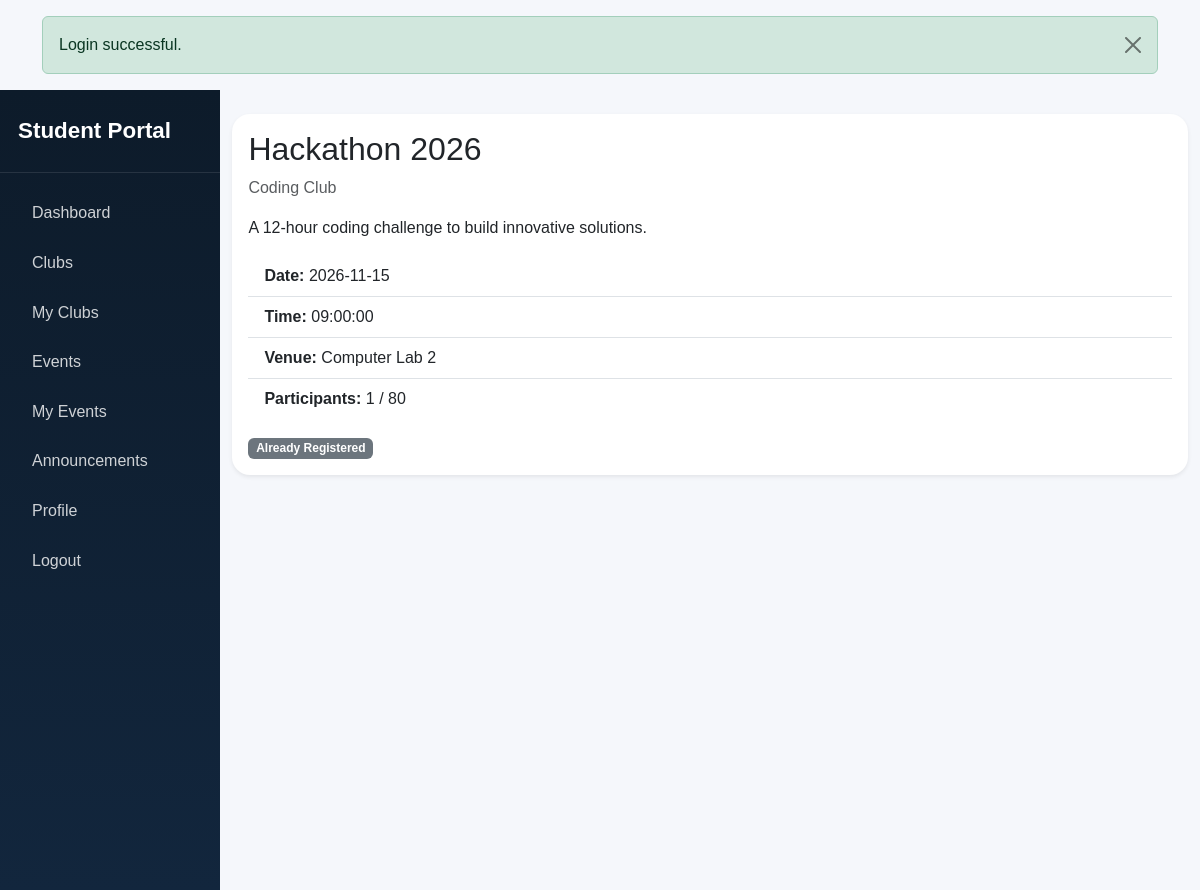
Screenshot of /student/event_details.php?id=1 (signed in) with the database file from the repository.
### tables this page shows
CREATE TABLE `events` (
  `id` INT AUTO_INCREMENT PRIMARY KEY,
  `club_id` INT NOT NULL,
  `title` VARCHAR(180) NOT NULL,
  `description` TEXT NOT NULL,
  `event_date` DATE NOT NULL,
  `event_time` TIME NOT NULL,
  `venue` VARCHAR(180) NOT NULL,
  `max_participants` INT NOT NULL,
  `registration_deadline` DATE NOT NULL,
  `image` VARCHAR(255) DEFAULT NULL,
  `status` ENUM('open','closed') NOT NULL DEFAULT 'open',
  `created_at` TIMESTAMP DEFAULT CURRENT_TIMESTAMP,
  FOREIGN KEY (`club_id`) REFERENCES `clubs`(`id`) ON DELETE CASCADE,
  INDEX `idx_event_date` (`event_date`),
  INDEX `idx_event_title` (`title`)
);

CREATE TABLE `clubs` (
  `id` INT AUTO_INCREMENT PRIMARY KEY,
  `name` VARCHAR(150) NOT NULL,
  `description` TEXT NOT NULL,
  `category` VARCHAR(100) NOT NULL,
  `faculty_coordinator` VARCHAR(150) NOT NULL,
  `contact_email` VARCHAR(150) NOT NULL,
  `meeting_location` VARCHAR(180) NOT NULL,
  `meeting_schedule` VARCHAR(120) NOT NULL,
  `image` VARCHAR(255) DEFAULT NULL,
  `status` ENUM('active','inactive') NOT NULL DEFAULT 'active',
  `created_at` TIMESTAMP DEFAULT CURRENT_TIMESTAMP,
  INDEX `idx_club_category` (`category`),
  INDEX `idx_club_name` (`name`)
);

### config/auth.php (called while the page is built, shortened)
<?php
function e($value): string
{
    return htmlspecialchars((string)$value, ENT_QUOTES, 'UTF-8');
}

### student/event_details.php (the view, shortened to what this page needs)
<?php
require_once __DIR__ . '/../config/auth.php';
include __DIR__ . '/../includes/header.php';
$pdo = getPDO();
$user = currentUser();
$id = (int)($_GET['id'] ?? 0);
$stmt = $pdo->prepare('SELECT e.*, c.name AS club_name FROM events e JOIN clubs c ON c.id = e.club_id WHERE e.id = ? AND e.status = "open"');
$stmt->execute([$id]);
$event = $stmt->fetch();
$registered = $pdo->prepare('SELECT id FROM event_registrations WHERE user_id = ? AND event_id = ?');
$registered->execute([$user['id'], $id]);
$participants = $pdo->prepare('SELECT COUNT(*) FROM event_registrations WHERE event_id = ?');
$participants->execute([$id]);
$participantCount = (int)$participants->fetchColumn();
?>
<div class="d-flex">
    <?php include __DIR__ . '/../includes/student_sidebar.php'; ?>
    <main class="main-content">
        <div class="container py-4">
            <div class="card shadow-sm border-0">
                <div class="card-body">
                    <h2><?= e($event['title']) ?></h2>
                    <p class="text-muted"><?= e($event['club_name']) ?></p>
                    <p><?= e($event['description']) ?></p>
                    <ul class="list-group list-group-flush mb-3">
                        <li class="list-group-item"><strong>Date:</strong> <?= e($event['event_date']) ?></li>
                        <li class="list-group-item"><strong>Time:</strong> <?= e($event['event_time']) ?></li>
                        <li class="list-group-item"><strong>Venue:</strong> <?= e($event['venue']) ?></li>
                        <li class="list-group-item"><strong>Participants:</strong> <?= e($participantCount) ?> / <?= e($event['max_participants']) ?></li>
                    </ul>
                    <?php if ($registered->rowCount() === 0 && $participantCount < (int)$event['max_participants']): ?><a href="<?= BASE_URL ?>/student/register_event.php?id=<?= (int)$event['id'] ?>" class="btn btn-primary">Register</a><?php else: ?><span class="badge bg-secondary"><?= $registered->rowCount() > 0 ? 'Already Registered' : 'Registration Full' ?></span><?php endif; ?>
                </div>
            </div>
        </div>
    </main>
</div>
<?php include __DIR__ . '/../includes/footer.php'; ?>

### assets/css/style.css (style rules this page uses)
.card { border-radius: 18px; }
.main-content { width: 100%; min-height: 100vh; background: #f5f7fb; }

### rows the page displays
events: title "Hackathon 2026", club.name "Coding Club", description "A 12-hour coding challenge to build innovative solutions.", event_date "2026-11-15", event_time "09:00:00", venue "Computer Lab 2", max_participants "80"

### other values shown
$message "Login successful."
$participantCount "1"
